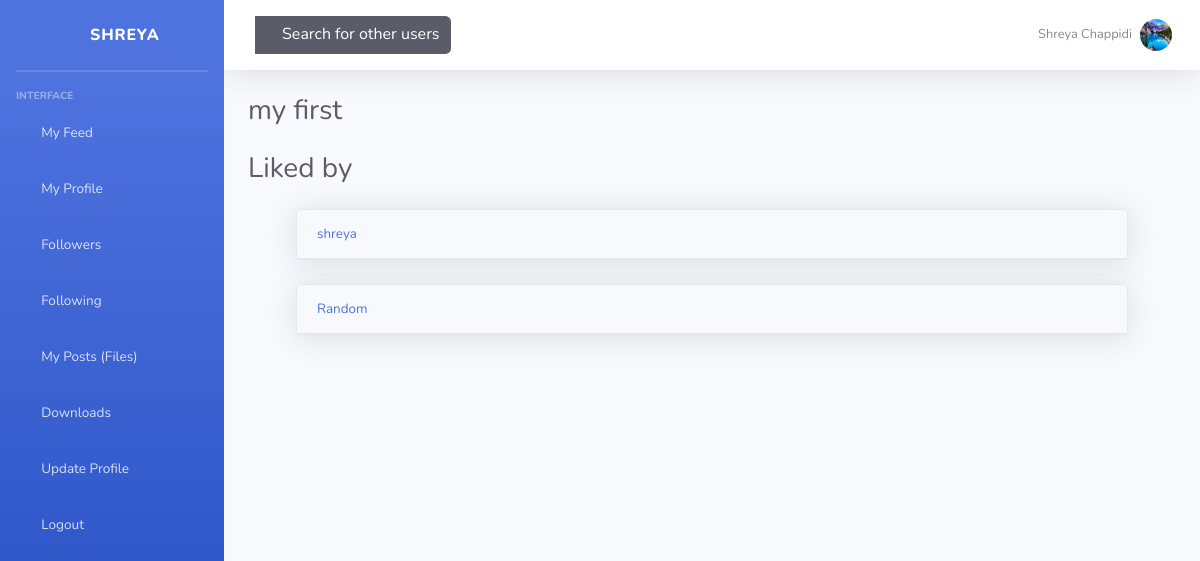
The page /others/post/9/likers/ (signed in) on the database its author committed.
### user_page/models.py (models this page shows, shortened)
class UserProfile(models.Model):
    user = models.OneToOneField(User,on_delete=models.CASCADE, null=True, blank=True)
    phone_no = models.CharField(max_length = 20, blank=True)
    first_name = models.CharField(max_length = 20, blank=True)
    last_name = models.CharField(max_length = 20, blank=True)
    image = models.ImageField(upload_to='profile_pics/')
    created_at = models.DateTimeField(auto_now=True)

### files/models.py (models this page shows, shortened)
class DocumentPost(models.Model):
    author = models.ForeignKey('auth.User', on_delete=models.DO_NOTHING)
    title = models.CharField(max_length=200)
    description = models.CharField(max_length=255, blank=True)
    document = models.FileField(upload_to='documents/')
    uploaded_at = models.DateTimeField(default=timezone.now)
    published_date = models.DateTimeField(blank=True, null=True)
    likes= models.IntegerField(default=0)
    dislikes= models.IntegerField(default=0)

class Like(models.Model):
    post = models.ForeignKey('files.DocumentPost', related_name='liked_post', on_delete=models.CASCADE)
    user = models.ForeignKey('auth.User', related_name='liker', on_delete=models.DO_NOTHING)
    date_created = models.DateTimeField(auto_now_add=True)

### others/views.py (the view)
# urls.py: url(r'^post/(?P<pk>\d+)/likers/$', views.LikersListView, name='likers'),
@login_required
def LikersListView(request, pk):
    context = {}
    for pr in UserProfile.objects.all():
        if pr.user == request.user:
            context['profile'] = UserProfile.objects.get(user=request.user)
            break
    post = get_object_or_404(DocumentPost, id=pk)
    context['likers'] = Like.objects.filter(post=post)
    context['title'] = post.title
    return render(request, 'others/likers.html', context)

### others/templates/others/likers.html
{% extends 'user_page/base.html' %}
{% block fine %}
<div class="d-sm-flex align-items-center justify-content-between mb-4">
    <h1 class="h3 mb-0 text-gray-800">{{title}}</h1>
</div>
<div class="d-sm-flex align-items-center justify-content-between mb-4">
    <h1 class="h3 mb-0 text-gray-800">Liked by</h1>
</div>
<div class="container">
    {% for liker in likers %}
    <div class="container">
        <div class="card shadow mb-4">
          <div class="card-header py-3 d-flex flex-row align-items-center justify-content-between">
            {% if liker.user == user %}
            <h3 class="m-0 text-xs font-weight text-info"><a href="{% url 'user_page:myprofile' pk=user.pk %}"><big>{{ liker.user.username }}</big></a></h3>
            {% else %}
            <h3 class="m-0 text-xs font-weight text-info"><a href="{% url 'others:dashboard' uname=liker.user.username %}"><big>{{ liker.user.username }}</big></a></h3>
            {% endif %}
          </div>
        </div>
    </div>
    {% endfor %}
</div>
{% endblock %}

### user_page/templates/user_page/base.html (shortened to what this page needs)
<!DOCTYPE html>
{% load static %}
<html lang="en">
<head>
    <link href="{% static 'vendor/fontawesome-free/css/all.min.css' %}" rel="stylesheet" type="text/css">
    <link href="{% static 'css/sb-admin-2.min.css' %}" rel="stylesheet">
</head>
<body id="page-top">
    {% if user.is_authenticated %}
    <div id="wrapper">
        <ul class="navbar-nav bg-gradient-primary sidebar sidebar-dark accordion" id="accordionSidebar">
            <div class="sidebar-brand d-flex align-items-center justify-content-center" >
                <div class="sidebar-brand-icon rotate-n-15">
                    <i class="fas fa-laugh-wink"></i>
                </div>
                <div class="sidebar-brand-text mx-3">{{user.username}}</div>
            </div>
            <hr class="sidebar-divider my-0">
            <hr class="sidebar-divider">
            <div class="sidebar-heading">Interface</div>
            <li class="nav-item">
              <a class="nav-link collapsed" href="{% url 'user_page:userdashboard' pk=user.id %}"
               data-toggle="collapse" data-target="#collapseTwo"
               aria-expanded="true" aria-controls="collapseTwo">
               <span>My Feed</span>
             </a>
            </li>
            <li class="nav-item">
              <a class="nav-link collapsed" href="{% url 'user_page:myprofile' pk=user.id %}"
               data-toggle="collapse" data-target="#collapseTwo"
               aria-expanded="true" aria-controls="collapseTwo">
               <span>My Profile</span>
             </a>
            </li>
            <li class="nav-item">
              <a class="nav-link collapsed" href="{% url 'user_page:followers' username=user.username %}"
               data-toggle="collapse" data-target="#collapseTwo"
               aria-expanded="true" aria-controls="collapseTwo">
               <i class="fas fa-fw fa-male"></i>
               <span>Followers</span>
              </a>
            </li>
            <li class="nav-item">
              <a class="nav-link collapsed" href="{% url 'user_page:following' username=user.username %}"
               data-toggle="collapse" data-target="#collapseTwo"
               aria-expanded="true" aria-controls="collapseTwo">
               <i class="fas fa-fw fa-male"></i>
               <span>Following</span>
              </a>
            </li>
            <li class="nav-item">
             <a class="nav-link collapsed" href="{% url 'files:post_list' uname=user.username %}"
              data-toggle="collapse" data-target="#collapseUtilities"
              aria-expanded="true" aria-controls="collapseUtilities">
              <i class="fas fa-fw fa-file"></i>
              <span>My Posts (Files)</span>
            </a>
            </li>
            <li class="nav-item">
             <a class="nav-link collapsed" href="{% url 'files:download' %}"
              data-toggle="collapse" data-target="#collapseUtilities"
              aria-expanded="true" aria-controls="collapseUtilities">
              <i class="fas fa-fw fa-download"></i>
              <span>Downloads</span>
             </a>
            </li>
            <li class="nav-item">
                <a class="nav-link collapsed" href="{% url 'user_page:updateprofile' pk=user.id %}">
                    <i class="fas fa-fw fa-laptop"></i>
                    <span>Update Profile</span>
                </a>
            </li>
            <li class="nav-item">
                <a class="nav-link collapsed" href="{% url 'portal:logout' %}">
                    <span>Logout</span>
                </a>
            </li>
        </ul>
        <div id="content-wrapper" class="d-flex flex-column">
            <div id="content">
                <nav class="navbar navbar-expand navbar-light bg-white topbar mb-4 static-top shadow">
                    <div class="d-none d-sm-inline-block form-inline mr-auto ml-md-3 my-2 my-md-0 mw-100 navbar-search">
                    <div class="input-group">
                      <div class="input-group-append">
                        <a class="form-control bg-dark border-0 small btn btn-primary" href="{% url 'user_page:search' %}" aria-label="Search" aria-describedby="basic-addon2"><i class="fas fa-search fa-sm"></i> Search for other users</a>
                        </div>
                    </div>
                  </div>
                    <ul class="navbar-nav ml-auto">
                      {% if profile %}
                        <li class="nav-item dropdown no-arrow">
                            <a class="nav-link dropdown-toggle" href="{% url 'user_page:updateprofile' pk=user.id %}" id="userDropdown" role="button"
                                data-toggle="dropdown" aria-haspopup="true" aria-expanded="false">
                                <span class="mr-2 d-none d-lg-inline text-gray-600 small">{{profile.first_name}} {{profile.last_name}}</span>
                                <img src="{{profile.image.url}}" alt="profile" class="img-profile rounded-circle">
                            </a>
                        </li>
                        {% endif %}
                    </ul>
                </nav>
                <div class="container-fluid">
                    {% block fine %}
                    {% endblock %}
                </div>
            </div>
        </div>
    </div>
    {% endif %}
</body>
</html>

### rows shown on the page
UserProfile: first_name "Shreya", last_name "Chappidi", image (picture)
DocumentPost: title "my first"
Like: user.username "shreya"
Like: user.username "Random"

### other values the page prints
{{ user.username }} "SHREYA"
